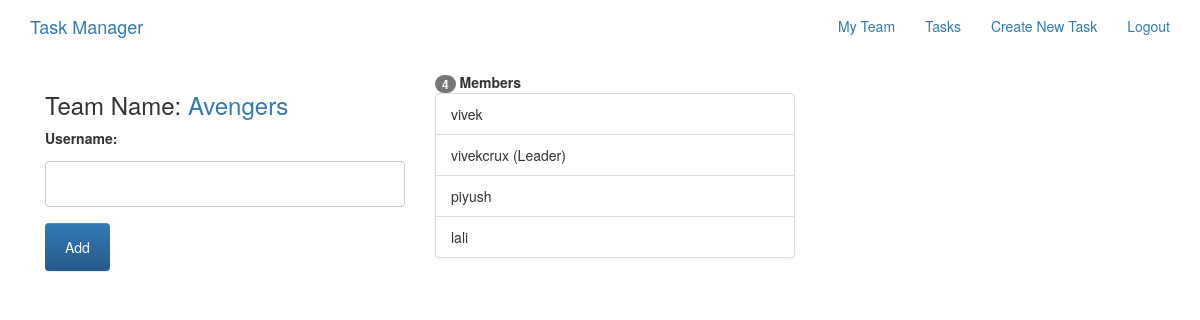
The app's page /teams/about/avengers/ (signed in) with its own data.
### teams/models.py (models this page shows, shortened)
class Team(models.Model):
    name = models.CharField(max_length=255,unique=True)
    slug = models.SlugField(allow_unicode=True,unique=True)
    description = models.TextField(blank=True,default='')
    creator = models.OneToOneField(User,related_name="userteam",on_delete=models.CASCADE,blank=True,null=True)

class TeamMember(models.Model):
    team = models.ForeignKey(Team,related_name="memberships",on_delete=models.CASCADE)
    member = models.OneToOneField(User,related_name="members",on_delete=models.CASCADE)
    class Meta:
        unique_together = ("team","member")

### teams/views.py (the view)
# urls.py: url(r'^about/(?P<slug>[-\w]+)/$',views.SingleTeam.as_view(),name='single'),
class SingleTeam(LoginRequiredMixin,generic.DetailView):
    model = Team
    def get_context_data(self, **kwargs):
        context = super(SingleTeam, self).get_context_data(**kwargs)
        context['add_member_form'] = AddMemberForm
        return context

### teams/templatetags/team_tags.py (called while the page is built)
@register.simple_tag(takes_context=True)
def getteam(context):
    try:
        request = context['request']
        user = User.objects.get(username=request.user.username)
        team = user.members.team
    except ObjectDoesNotExist:
        team = None
    return team

### teams/templates/teams/team_detail.html (shortened to what this page needs)
{% extends "teams/team_base.html" %}
{% block preteam %}
{% if request.user.members.team == team %}
<div class="col-md-4">
  <div class="card card-with-shadow">
    <div class="content">
      <h3>Team Name: <a href="{% url 'teams:single' slug=team.slug %}">{{ team.name }}</a></h3>
    </div>
  </div>
  <div class="content">
    {% if user == team.creator %}
      <form action="{% url 'teams:add_member' %}" method="POST">
        {{ add_member_form }}
        <input type="submit" class="btn btn-primary btn-large" value="Add">
      </form>
    {% endif %}
  </div>
</div>
{% else %}
<h1>You are not a member of this Team</h1>
{% endif %}
{% endblock %}
{% block team_content %}
{% if request.user.members.team == team %}
<div class="col-md-4">
  <span class="badge">{{ team.memberships.count }}</span> <strong>Member{{ team.memberships.count|pluralize }}</strong>
  <div class="list-group">
    {% for team in team.memberships.all %}
      <div class="list-group-item">
        {{ team.member }}
        {% if team.member == team.team.creator %}
          (Leader)
        {% endif %}
      </div>
    {% endfor %}
  </div>
</div>
{% endif %}
{% endblock %}

### static/css/master.css (style rules this page uses)
input[type=text], select { width: 100%; padding: 12px 20px; margin: 8px 0; border: 1px solid #ccc; border-radius: 4px; box-sizing: border-box; }
input[type=submit] { background-color: #4CAF50; color: white; padding: 14px 20px; margin: 8px 0; border: none; border-radius: 4px; cursor: pointer; }

### records on screen
Team: name "Avengers", memberships.count "4"
TeamMember: member "vivek"
TeamMember: member "vivekcrux", shows "(Leader)"
TeamMember: member "piyush"
TeamMember: member "lali"
